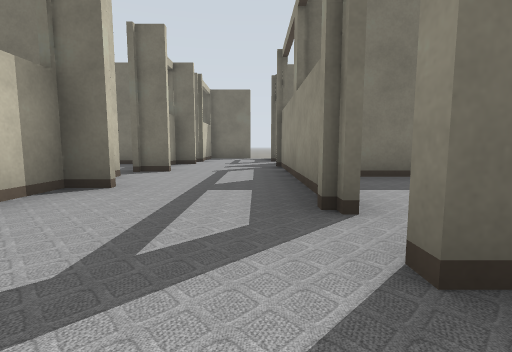
View 1 (above)

13 first-person views from a walk through a world built for the Gazebo simulator. The camera is 0.5 m above the floor, tilts 6° down and sees 85° across. Floor lines are 1 m apart. The floor is counted in squares, 1 m on a side. Each view is taken from the middle of a square. On the plan, view 1 faces up. The plan holds only what a view shows up to about 9 squares ahead; the rest is blank. The place goes on beyond the plan. The robots in the file are not drawn. Gazebo's built-in surfaces are drawn with simple patterns. Some stock models are drawn as simple stand-ins. Some surface patterns are stand-ins.

View 2
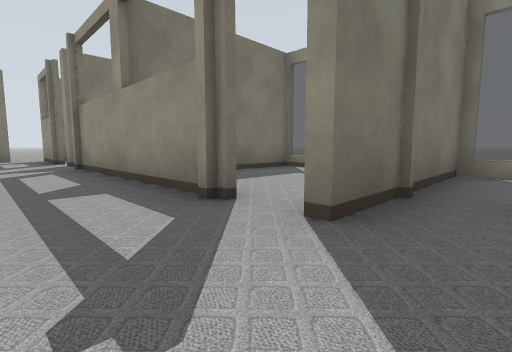

View 3
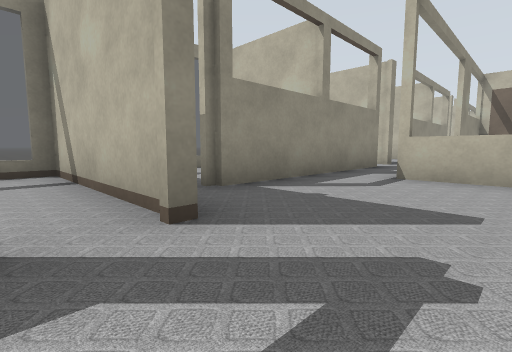

View 4
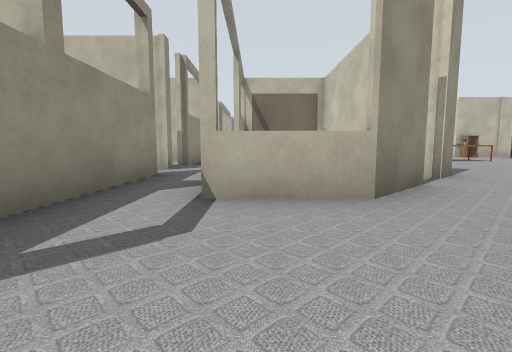

View 5
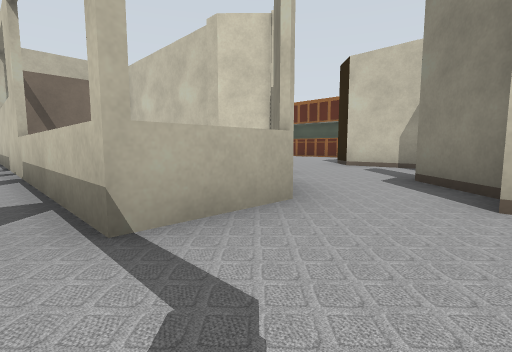

View 6
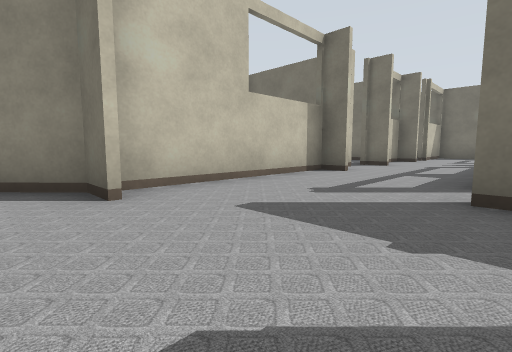

View 7
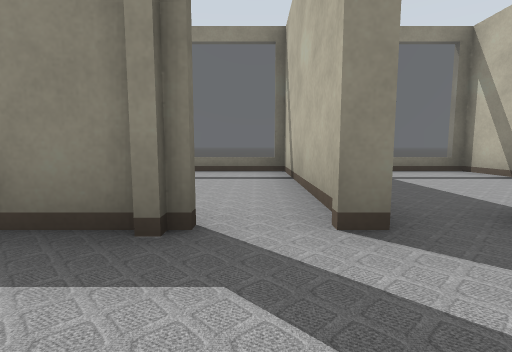

View 8
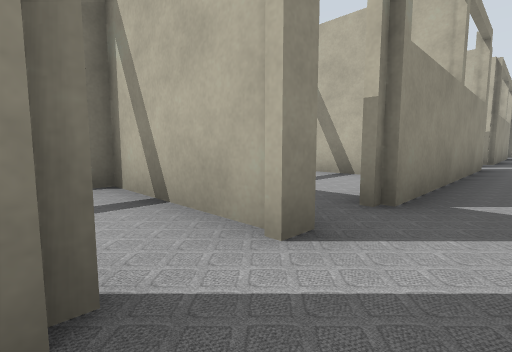

View 9
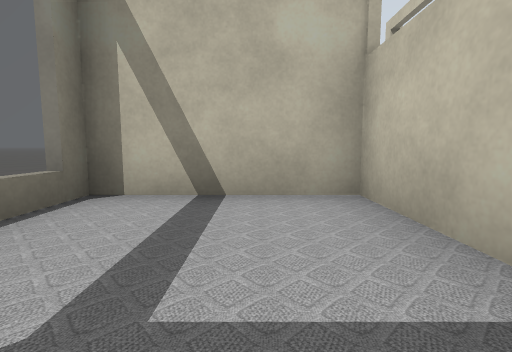

View 10
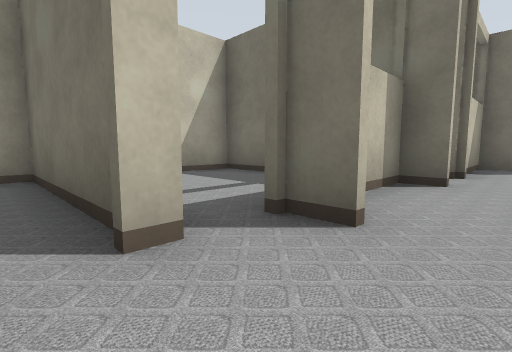

View 11
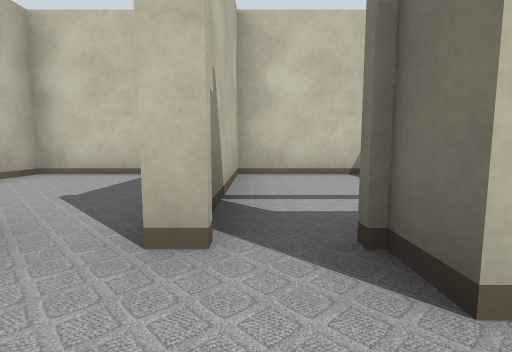

View 12
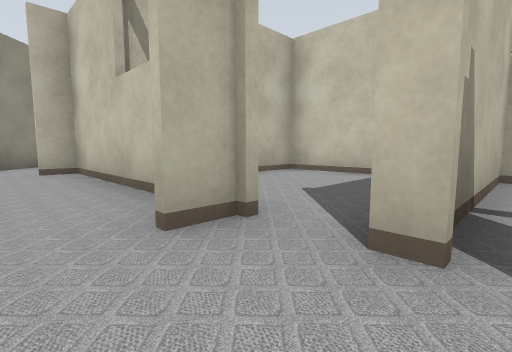

View 13
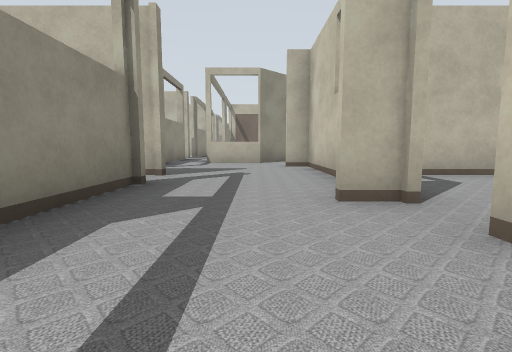

### Floor plan
Key: @ floor where view 1 was taken; # wall or solid block; x gap in a wall; . floor; = window, fence, low wall or low ledge.
Columns run from 6 left of view 1 to 5 right of it. Each row starts with its distance up from view 1.
 10     #..#...=
  9     #......=
  8 #   #..#####
  7 #   #..x..##
  6    ##..#..#
  5 ####...####
  4 #......#..#
  3 #...#..#..#
  2 #...#..x..#
  1 #####..####
  0     #.@.x.#
 -1    ##...#.#
 -2    #....#.#
 -3    ###=.##
 -4    ###=.#
 -5     # =.x.
 -6     # =.####
 -7     # #...
 -8     # #.#..
 -9     ###.#..=
-10      ##.####
-11       #.#
-12        .#
-13        .#
-14        .#
-15         x
-16         #
-17         #

Where each view was taken, in squares from view 1:
view 1: 0 up, 0 right, facing up
view 2: 0 up, 1 left, facing up-right
view 3: 2 up, 1 left, facing down-right
view 4: 0 up, 0 right, facing down
view 5: 1 down, 1 right, facing down-left
view 6: 2 down, 1 right, facing up-left
view 7: 9 up, 1 left, facing right
view 8: 5 down, 1 right, facing down-right
view 9: 7 down, 3 right, facing down
view 10: 4 up, 1 left, facing up-left
view 11: 5 up, 1 left, facing left
view 12: 5 up, 1 left, facing down-left
view 13: 6 up, 1 left, facing down
